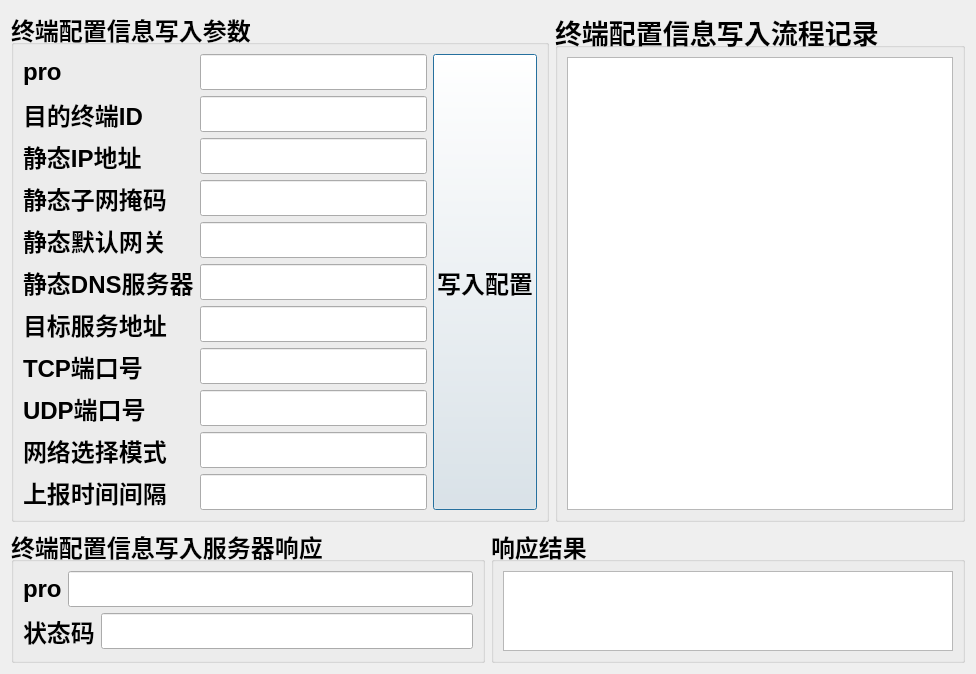
<?xml version="1.0" encoding="UTF-8"?>
<ui version="4.0">
 <class>WriteSpecConfig</class>
 <widget class="QDialog" name="WriteSpecConfig">
  <property name="geometry">
   <rect>
    <x>0</x>
    <y>0</y>
    <width>976</width>
    <height>674</height>
   </rect>
  </property>
  <property name="windowTitle">
   <string>Dialog</string>
  </property>
  <layout class="QVBoxLayout" name="verticalLayout">
   <item>
    <layout class="QHBoxLayout" name="horizontalLayout_5">
     <item>
      <widget class="QGroupBox" name="groupBox">
       <property name="font">
        <font>
         <pointsize>18</pointsize>
         <weight>75</weight>
         <bold>true</bold>
        </font>
       </property>
       <property name="title">
        <string>终端配置信息写入参数</string>
       </property>
       <layout class="QHBoxLayout" name="horizontalLayout_2">
        <item>
         <layout class="QFormLayout" name="formLayout">
          <item row="0" column="0">
           <widget class="QLabel" name="label">
            <property name="text">
             <string>pro</string>
            </property>
           </widget>
          </item>
          <item row="1" column="0">
           <widget class="QLabel" name="label_2">
            <property name="text">
             <string>目的终端ID</string>
            </property>
           </widget>
          </item>
          <item row="2" column="0">
           <widget class="QLabel" name="label_3">
            <property name="text">
             <string>静态IP地址</string>
            </property>
           </widget>
          </item>
          <item row="0" column="1">
           <widget class="QLineEdit" name="lineEdit_req_pro"/>
          </item>
          <item row="1" column="1">
           <widget class="QLineEdit" name="lineEdit_req_mr_id"/>
          </item>
          <item row="2" column="1">
           <widget class="QLineEdit" name="lineEdit_req_jip">
            <property name="sizePolicy">
             <sizepolicy hsizetype="Expanding" vsizetype="Expanding">
              <horstretch>0</horstretch>
              <verstretch>0</verstretch>
             </sizepolicy>
            </property>
           </widget>
          </item>
          <item row="3" column="0">
           <widget class="QLabel" name="label_4">
            <property name="text">
             <string>静态子网掩码</string>
            </property>
           </widget>
          </item>
          <item row="4" column="0">
           <widget class="QLabel" name="label_5">
            <property name="text">
             <string>静态默认网关</string>
            </property>
           </widget>
          </item>
          <item row="5" column="0">
           <widget class="QLabel" name="label_6">
            <property name="text">
             <string>静态DNS服务器</string>
            </property>
           </widget>
          </item>
          <item row="6" column="0">
           <widget class="QLabel" name="label_7">
            <property name="text">
             <string>目标服务地址</string>
            </property>
           </widget>
          </item>
          <item row="7" column="0">
           <widget class="QLabel" name="label_8">
            <property name="text">
             <string>TCP端口号</string>
            </property>
           </widget>
          </item>
          <item row="8" column="0">
           <widget class="QLabel" name="label_9">
            <property name="text">
             <string>UDP端口号</string>
            </property>
           </widget>
          </item>
          <item row="9" column="0">
           <widget class="QLabel" name="label_10">
            <property name="text">
             <string>网络选择模式</string>
            </property>
           </widget>
          </item>
          <item row="3" column="1">
           <widget class="QLineEdit" name="lineEdit_childnet_code"/>
          </item>
          <item row="4" column="1">
           <widget class="QLineEdit" name="lineEdit_req_gateway"/>
          </item>
          <item row="5" column="1">
           <widget class="QLineEdit" name="lineEdit_dns_ip"/>
          </item>
          <item row="6" column="1">
           <widget class="QLineEdit" name="lineEdit_req_svr_ip"/>
          </item>
          <item row="7" column="1">
           <widget class="QLineEdit" name="lineEdit_req_tp"/>
          </item>
          <item row="8" column="1">
           <widget class="QLineEdit" name="lineEdit_req_up"/>
          </item>
          <item row="9" column="1">
           <widget class="QLineEdit" name="lineEdit_network_select"/>
          </item>
          <item row="10" column="0">
           <widget class="QLabel" name="label_11">
            <property name="text">
             <string>上报时间间隔</string>
            </property>
           </widget>
          </item>
          <item row="10" column="1">
           <widget class="QLineEdit" name="lineEdit_req_time"/>
          </item>
         </layout>
        </item>
        <item>
         <widget class="QPushButton" name="pushButton">
          <property name="sizePolicy">
           <sizepolicy hsizetype="Preferred" vsizetype="Expanding">
            <horstretch>0</horstretch>
            <verstretch>0</verstretch>
           </sizepolicy>
          </property>
          <property name="text">
           <string>写入配置</string>
          </property>
         </widget>
        </item>
       </layout>
      </widget>
     </item>
     <item>
      <widget class="QGroupBox" name="groupBox_4">
       <property name="font">
        <font>
         <pointsize>20</pointsize>
         <weight>75</weight>
         <bold>true</bold>
        </font>
       </property>
       <property name="title">
        <string>终端配置信息写入流程记录</string>
       </property>
       <layout class="QVBoxLayout" name="verticalLayout_3">
        <item>
         <widget class="QTextEdit" name="textEdit"/>
        </item>
       </layout>
      </widget>
     </item>
    </layout>
   </item>
   <item>
    <layout class="QHBoxLayout" name="horizontalLayout">
     <item>
      <widget class="QGroupBox" name="groupBox_2">
       <property name="font">
        <font>
         <pointsize>18</pointsize>
         <weight>75</weight>
         <bold>true</bold>
        </font>
       </property>
       <property name="title">
        <string>终端配置信息写入服务器响应</string>
       </property>
       <layout class="QVBoxLayout" name="verticalLayout_2">
        <item>
         <layout class="QHBoxLayout" name="horizontalLayout_4">
          <item>
           <widget class="QLabel" name="label_12">
            <property name="text">
             <string>pro</string>
            </property>
           </widget>
          </item>
          <item>
           <widget class="QLineEdit" name="lineEdit_rep_pro"/>
          </item>
         </layout>
        </item>
        <item>
         <layout class="QHBoxLayout" name="horizontalLayout_6">
          <item>
           <widget class="QLabel" name="label_13">
            <property name="text">
             <string>状态码</string>
            </property>
           </widget>
          </item>
          <item>
           <widget class="QLineEdit" name="lineEdit_rep_ec"/>
          </item>
         </layout>
        </item>
       </layout>
      </widget>
     </item>
     <item>
      <widget class="QGroupBox" name="groupBox_3">
       <property name="font">
        <font>
         <pointsize>18</pointsize>
         <weight>75</weight>
         <bold>true</bold>
        </font>
       </property>
       <property name="title">
        <string>响应结果</string>
       </property>
       <layout class="QHBoxLayout" name="horizontalLayout_3">
        <item>
         <widget class="QTextEdit" name="textEdit_status"/>
        </item>
       </layout>
      </widget>
     </item>
    </layout>
   </item>
  </layout>
 </widget>
 <resources/>
 <connections/>
</ui>
